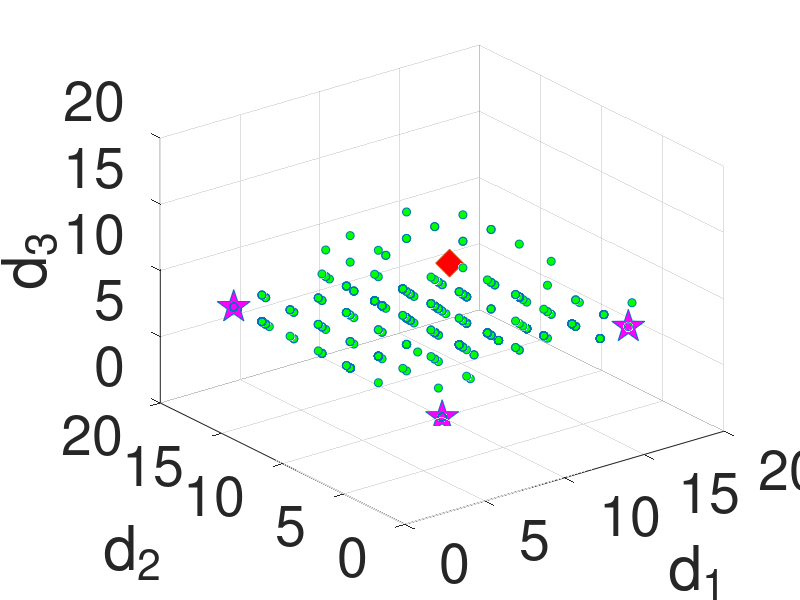

Source code (MATLAB): (Note: this script raises an error after producing the figure.)
% Find opt. point and, then find distences between opt point and all pareto
% points by EMR ranking thats all
close all;
clear all;
clc;


load('Barcelona/hashCodes/hashCodes_32.mat');
data = hashCodes_32;
data = max(data,0);
load('Barcelona/features/features_32.mat');
features = features_32;
load('Barcelona/hashCodes/targets.mat');
targets = targets;
load('Barcelona/hashCodes/filenames.mat');
%}

%{
load('Barcelona/hashCodes/hashCodes_64.mat');
data = hashCodes_64;
data = max(data,0);
load('Barcelona/features/features_64.mat');
features = features_64;
load('Barcelona/hashCodes/targets.mat');
targets = targets;
load('Barcelona/hashCodes/filenames.mat');
filenames = filenames;
N = length(filenames);
%}


filenames = filenames;
N = length(filenames);

% 431;827;1626
% 1,472. 565
queryIndex1 = 124;
queryIndex2 = 624;
queryIndex3 = 543;

q_1 = data(queryIndex1,:); 
q_2 = data(queryIndex2,:); 
q_3 = data(queryIndex3,:); 

N = length(filenames); 
q1new = repmat(q_1,N,1);
q2new = repmat(q_2,N,1);
q3new = repmat(q_3,N,1);

dist_1 = xor(data, q1new);
dist_2 = xor(data, q2new);
dist_3 = xor(data, q3new);

hamming_dist1 = sum(dist_1,2);
hamming_dist2 = sum(dist_2,2);
hamming_dist3 = sum(dist_3,2);

n_hamming_dist1 = mat2gray(hamming_dist1);
n_hamming_dist2 = mat2gray(hamming_dist2);
n_hamming_dist3 = mat2gray(hamming_dist3);
 
 
X = zeros(3,N);
X(1,:) = hamming_dist1;
X(2,:) = hamming_dist2;
X(3,:) = hamming_dist3;
X = (X)';
input = unique(X, 'rows');

%hold off; scatter3(X(:,1),X(:,2),X(:,3),'k.'); hold on;
hold off; scatter3(X(:,1),X(:,2),X(:,3),'k.','MarkerFaceColor',[0 1 0])
xlabel('d_1 ', 'FontSize', 50);
ylabel('d_2 ', 'FontSize', 50);
zlabel('d_3 ', 'FontSize', 50);
set(gca,'FontSize',40); hold on;
view(3); rotate3d on; hold on;

%%%%%%%%%%%%%%%%%%%%%%%%%%%%%%%%%%%%%%%%%%%%%%%%%%%%%%%%%%%%%%%%%%%%%%%%%%%%%%%%%%%%%%%%%%%%%
union_of_query_labels = or(targets(queryIndex1, :), targets(queryIndex2, : ));
union_of_query_labels = or(union_of_query_labels  , targets(queryIndex3, : ));
absolute_union_of_query_labels = nnz(union_of_query_labels);   
   
%for e = 1:N        
%           MQUR_ALL(e,:) =  nnz( and(targets(e,:) , union_of_query_labels ) ) / absolute_union_of_query_labels ;
            
%end

%MQUR_ONE = find(MQUR_ALL == 1);
%scatter3(X(MQUR_ONE,1),X(MQUR_ONE,2),X(MQUR_ONE,3),'rd', 'LineWidth', 2);

%%%%%%%%%%%%%%%%%%%%%%%%%%%%%%%%%%%%%%%%%%%%%%%%%%%%%%%%%%%%%%%%%%%%%%%%%%%%%%%%%%%%%%%%%%%%%


%************* Cmn:(Optimum Point)*********

q1 = X(queryIndex1,:); 
q2 = X(queryIndex2,:); 
q3 = X(queryIndex3,:); 

Cmn = (q1(:) + q2(:) + q3(:)).'/ (2);
plot3(q1 , q2, q3, 'p' , 'MarkerSize',25,'MarkerFaceColor',[1 0 1]);
plot3(Cmn(1), Cmn(2), Cmn(3), 'd', 'MarkerSize',20 , 'MarkerFaceColor',[1 0 0]);
%plot3(q1 , q2, q3, 'gd' , 'LineWidth', 20); 
%plot3(Cmn(1), Cmn(2), Cmn(3), 'ro' , 'LineWidth', 10);

Dissim                      = EuDist2(Cmn, input, 'euclid');
Dissim                      = Dissim';
[DissimSorted, DissimIndex] = sort(Dissim,'ascend'); % short & get indexes(before shorting)


%%%%%%%%%%%%% Choose First P Shortest distances %%%%%%%%%%%%%%%%%%%%%%%%
P = 5;
DissimIndex_P          =    DissimIndex(1:P, :); 
Retrieved_PP_indexes   =    ismember(X, input(DissimIndex_P,:),'rows'); 
Retrieved_Items        =    find(Retrieved_PP_indexes); 

scatter3(X(Retrieved_Items,1),X(Retrieved_Items,2),X(Retrieved_Items,3),'ys', 'LineWidth', 2); 
[x,y,z] = sphere;
radius = DissimSorted(P);
x = x * radius;
y = y * radius;
z = z * radius;
h = surfl(x + Cmn(1),y + Cmn(2),z + Cmn(3));
set(h, 'FaceAlpha', 0.1)
shading interp

%%%%%%%%%%%%%%%%%%%%  ReRanking, rearrange P items by features  %%%%%%%%%%% 

% Add queries to Feature Pareto space, for creating Cmn_f
Retrieved_Items(end+1,:) = queryIndex1;
Retrieved_Items(end+1,:) = queryIndex2;
Retrieved_Items(end+1,:) = queryIndex3;

rtr_idx2_features = features(Retrieved_Items(:,1), :);

f1 = features(queryIndex1,:); 
f2 = features(queryIndex2,:);
f3 = features(queryIndex3,:);


dist_f1 = pdist2(f1 , rtr_idx2_features , 'euclid' );
dist_f2 = pdist2(f2 , rtr_idx2_features , 'euclid' );
dist_f3 = pdist2(f3 , rtr_idx2_features , 'euclid' );

[M2,B] = size(rtr_idx2_features(:,1));
YY = zeros(3,M2);
YY(1,:) = dist_f1;
YY(2,:) = dist_f2;
YY(3,:) = dist_f3;
YY = (YY)';
%{
for i = 1:M2
    
    plot3(YY(:, 1), YY(:,2), YY(:, 3)  ,'.')    
end
%}
qf1 = YY(end-2,:); 
qf2 = YY(end-1,:); 
qf3 = YY(end,:);

Cmn_f = (qf1(:) + qf2(:) + qf3(:)).'/2;
%plot3(Cmn_f(1), Cmn_f(2), Cmn_f(3), 's' , 'LineWidth', 2);

Dissim_f                = EuDist2(YY, Cmn_f, 'euclid'); % Rank by EMR then Rerank by Euclidian ! ?
Dissim_ff               = [Retrieved_Items, Dissim_f];
DissimSorted_f          = sortrows(Dissim_ff, 2);

Retrieved_Items_Ranked  = DissimSorted_f(:,1);

% Now remove last three rows (qf1&qf2&qf3) from Retrieved items
Retrieved_Items_Ranked(end) = [];
Retrieved_Items_Ranked(end) = [];
Retrieved_Items_Ranked(end) = [];

%%%%%%%%%%%%%%%%%%%%%%% Metrics & MQUR  %%%%%%%%%%%%%%%%%%%%%%%%%%%%%%%%%%

predicted_labels  = targets(Retrieved_Items_Ranked,:);

[num_R, ~]  = size(Retrieved_Items_Ranked);     
 for e = 1:num_R         
     MQUR_Ranked(e,:) =  nnz( and(predicted_labels(e,:) , union_of_query_labels ) ) / absolute_union_of_query_labels;       
 end
      
for ff = 1:num_R
    if  MQUR_Ranked(ff,:) ~= 1   %%%%%% MQUR !DEN FARKLI OLANLARI SEÇ 
        Retrieved_Items_Ranked(ff,:) = 0;   
        MQUR_Ranked(ff,:) = 0;
    end
end

Retrieved_Items_Ranked( all(~Retrieved_Items_Ranked,2), : ) = [];
MQUR_Ranked( all(~MQUR_Ranked,2), : ) = [];
scatter3(X(Retrieved_Items_Ranked,1),X(Retrieved_Items_Ranked,2),X(Retrieved_Items_Ranked,3),'bs','LineWidth', 2);
 
 
predicted_labels_ranked  = targets(Retrieved_Items_Ranked,:);
%diff = ismember( predicted_labels_ranked, union_of_query_labels , 'rows' );
if isempty(MQUR_Ranked)
   MQUR_Ranked = 0;
end
  
num_nz = nnz( MQUR_Ranked(:,1) );
s = size(MQUR_Ranked(:,1), 1);
    
for j=1:s;        
    %Cummulative sum of the true-positive elements
    CUMM = cumsum(MQUR_Ranked);          
    Precision_AT_K(j,1) = ( CUMM(j,1)  ) ./ j;              
    Recall_AT_K(j,1) = ( CUMM(j,1)  ) ./ (num_nz); %              
end

avg_Precision = sum(Precision_AT_K(:,1) .* MQUR_Ranked(:,1) ) / num_nz;
avg_Precision(isnan(avg_Precision))=0;
% avg_Precision_OLD = sum(Precision_AT_K(:,1) ) / s;
 acc = num_nz / s;   % accuracy of the best cluster 


%{
plot(Recall_AT_K, Precision_AT_K);
hold off;
x = linspace(0,s);
plot( Precision_AT_K )
ylabel('Precision@k' ,'FontSize', 12)
xlabel('Number of Rterieved Items' ,'FontSize', 12) 
hold on;
%}
